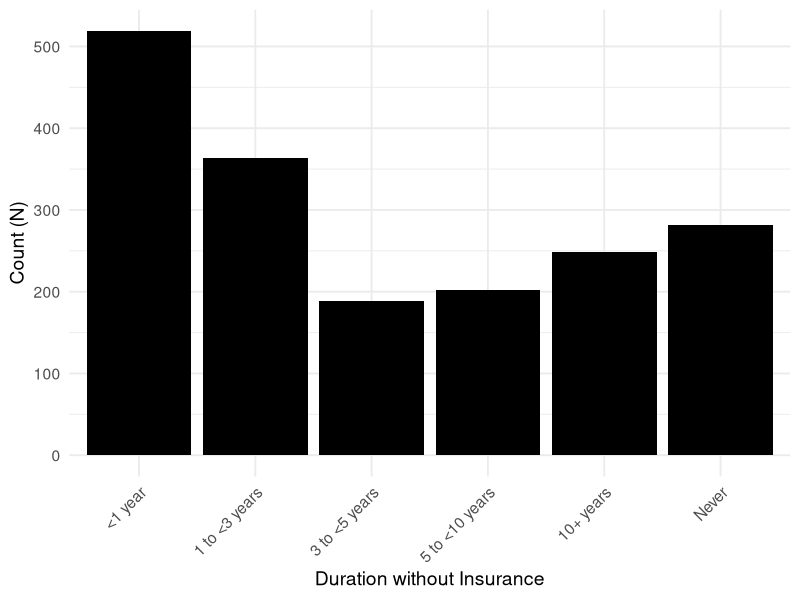

Write the R code that produced this figure.
################################################
# Generate histogram of duration without insurance
# Author: Julia Muller
# Date: 18 February 2024
# Last modified: February 2024
################################################

# Load libraries
suppressPackageStartupMessages(library(tidyverse))

# Import data
data <- read_csv('data/no_insurance_filtered.csv', show_col_types = F)

# Factor duration variable
data <- data %>%
  mutate(
    HILAST.f = factor(HILAST.f, levels = c(
      '<1 year', '1 to <3 years', '3 to <5 years', '5 to <10 years',
      '10+ years', 'Never', 'Unknown'))
  )

# Plot duration of no insurance
plt <- ggplot(data = data) +
  geom_bar(aes(x = HILAST.f), stat = 'count', fill = 'black') +
  theme_minimal(base_size = 14) +
  theme(legend.position = 'none',
        axis.text.x = element_text(angle = 45, vjust = 1, hjust = 1)) +
  labs(x = 'Duration without Insurance', y = 'Count (N)') +
  scale_y_continuous(breaks = seq(0, 700, by = 100))

# Export as PNG
ggsave('figures/duration_no_insurance.png', plt, height = 6, width = 8)
